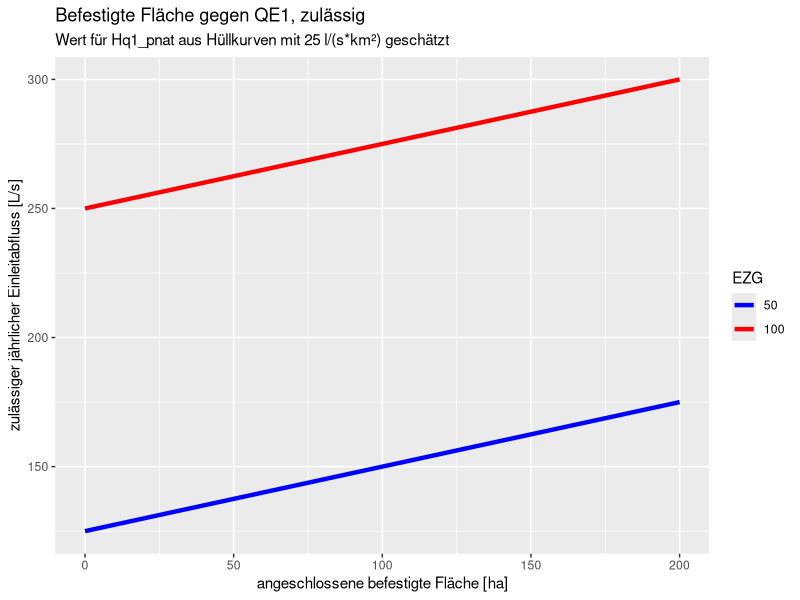

Write R code to recreate this figure.
## ---- chunk 1
knitr::opts_chunk$set(
  collapse = TRUE,
  comment = "#>"
)
## ---- chunk 2


A_befestigt <- 0:200 #ha
A_EZG1 <- 50 # km²
A_EZG2 <- 100 # km²

#Gefaelle  < 0.5

# Aus Hüllkurven im Anhang

Hq1_pnat <- 25 # l/(s*km²)

# Hq2, pnat ist unbekant desweegen wird x = 0.1 gesetzt

x <- 0.1 

# Berechnung
QE1_zul <- Hq1_pnat*A_befestigt/100 + 0.1*Hq1_pnat*A_EZG1
QE1_zul2 <- Hq1_pnat*(A_befestigt/100 + 0.1*A_EZG2)

df <- data.frame(A_befestigt = A_befestigt, 
                 EZG = as.factor(rep(c(A_EZG1, A_EZG2), each = 201)),
                 QE1_zul = c(QE1_zul, QE1_zul2))

library(ggplot2)
ggplot(df, aes( x = A_befestigt, y = QE1_zul, col = EZG)) + geom_line(lwd = 1.5)+
  ggtitle("Befestigte Fläche gegen QE1, zulässig", 
          subtitle = "Wert für Hq1_pnat aus Hüllkurven mit 25 l/(s*km²) geschätzt") +
  scale_color_manual(values = c("50"="blue", "100"="red"))+ xlab("angeschlossene befestigte Fläche [ha]") + 
  ylab("zulässiger jährlicher Einleitabfluss [L/s]")


